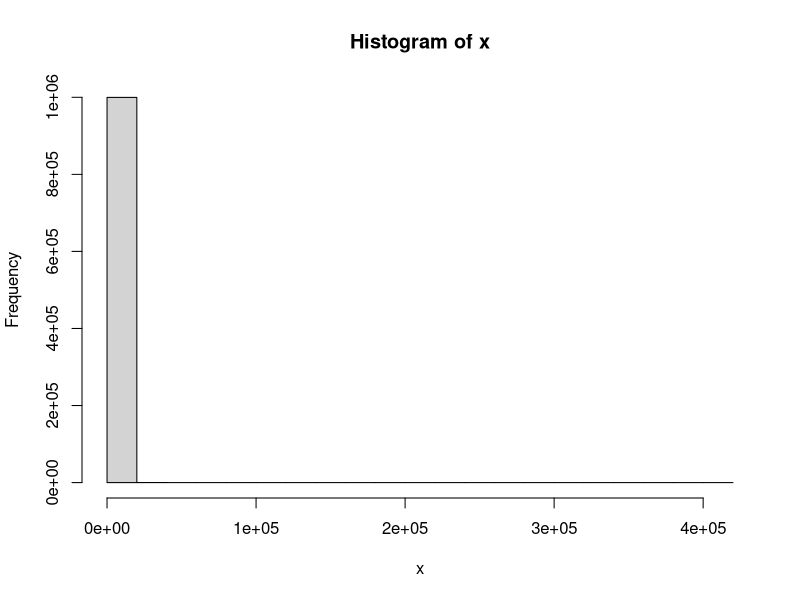
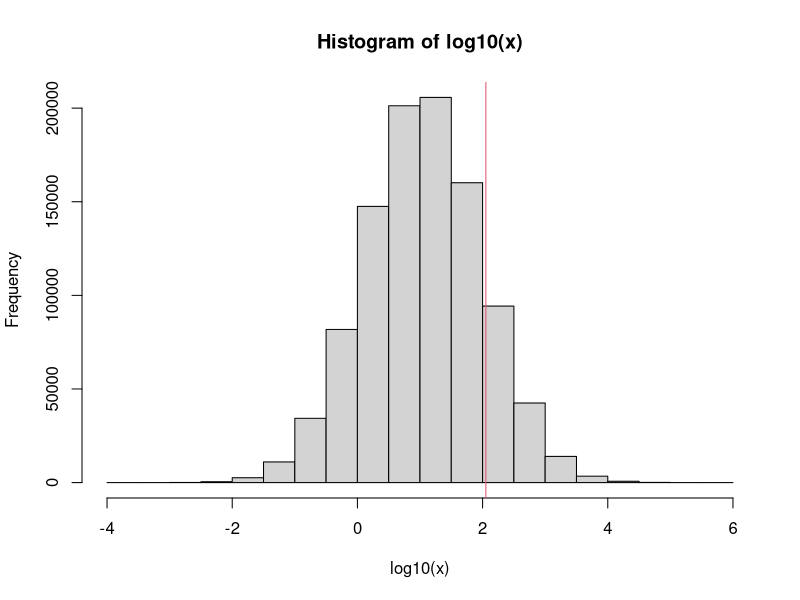
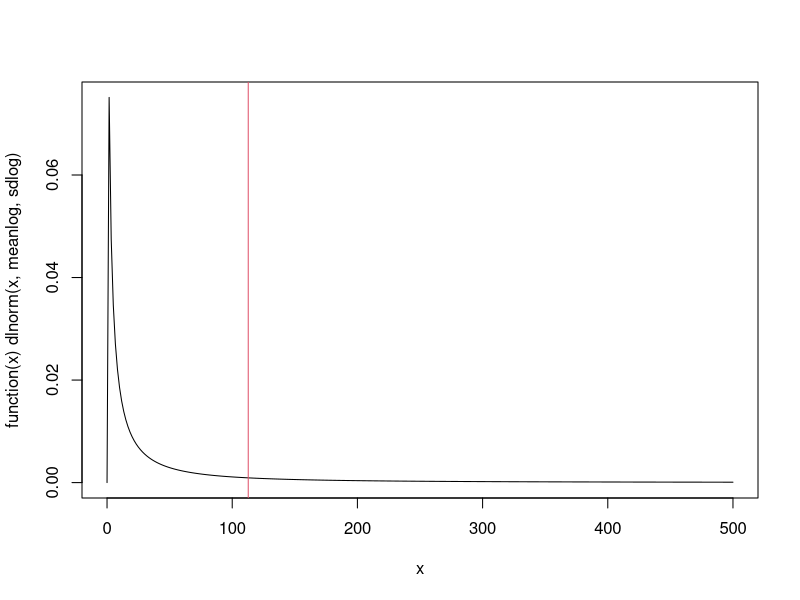
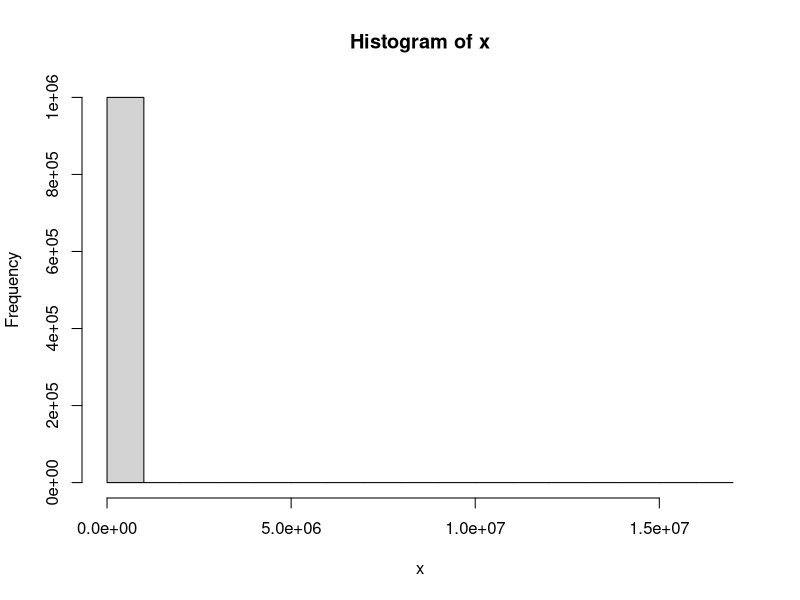
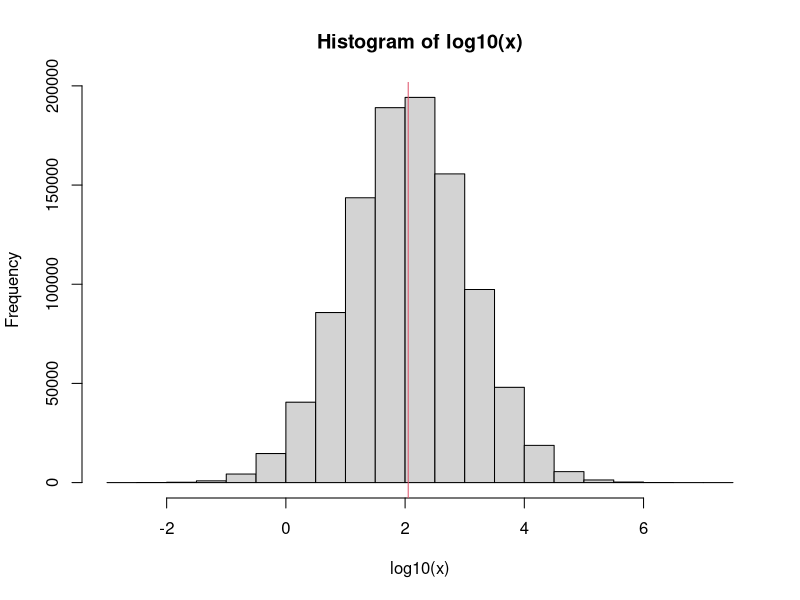
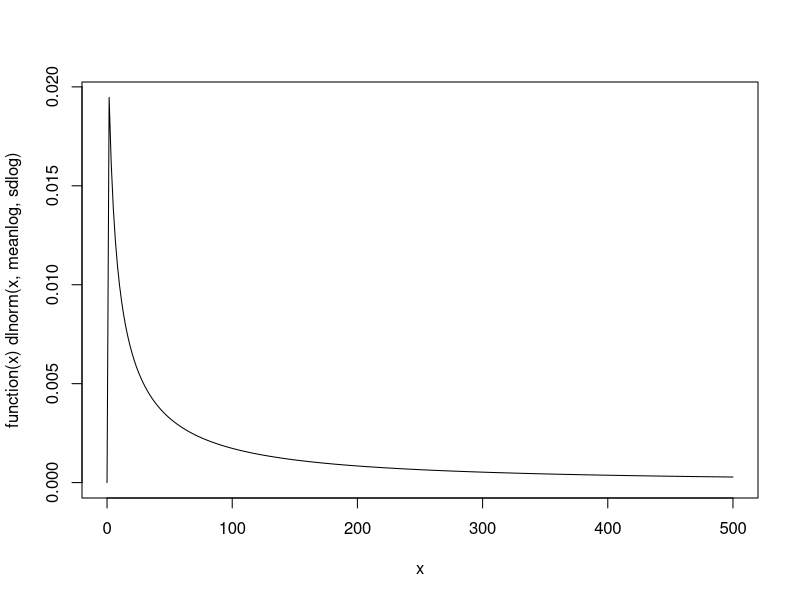

The R source for these figures, in order: (Note: this script raises an error after producing the figures.)
## -------------------------------------------------------
##
## Derive priors for k.e and k.u bases on 
##
## October 18, 2023 -- Andreas Scheidegger
## andreas.scheidegger@eawag.ch
## -------------------------------------------------------

## CHECK:
## - good source of K.OW?
## - what is the base of reported log K.OW?
## - how should we guess the uncertainty?

## Based on:
## Hendriks, A. J., van der Linde, A., Cornelissen, G., & Sijm,
## D. T. H. M. (2001). The power of size. 1. Rate constants and
## equilibrium ratios for accumulation of organic substances related to
## octanol-water partition ratio and species weight. Environmental
## Toxicology and Chemistry, 20(7),
## 1399–1420. https://doi.org/10.1002/etc.5620200703

## -----------
## Constants, from Roman

w <- 2.25e-5        # organsim weight [kg]
kappa <- 0.25       # rate exponent [-]
rho.H2O <- 2.8e-3   # water layer diffusion rate [d kg^-kappa]
rho.CH2 <- 68       # lipid layer diffusion rate [d kg^-kappa]
p.CH2 <- 0.013      # Lipid fraction of organism [-]
gamma.0 <- 200      # Water absorption–excretion coefficient [gf^kappa/d]

## source: http://npic.orst.edu/factsheets/archive/malatech.html
K.OW <- 10^(2.75)   # Octanol–water partition ratio of Malathion [-]

# https://pubchem.ncbi.nlm.nih.gov/compound/Malathion#section=LogP
# https://en.wikipedia.org/wiki/Malathion

## -----------
## Uptake rate k.u. Bases on Eq(5) of Hendriks et al.

k.u <- w^(-kappa) / (rho.H2O + rho.CH2/K.OW + 1/gamma.0)
k.u

## r2 on log scale: 0.39  (Fig 2, left)
##  -> uncertainty about +/- one order of magnitude

## -----------
## Elimination rate k.e. Based on Eq(8) of Hendriks et al.

k.e <- 1/(rho.CH2 * (K.OW - 1) + 1) * w^(-kappa)/(rho.H2O + rho.CH2/K.OW + 1/gamma.0)
k.e

## r2 on log scale: 0.7  (Fig 2, right) ???
## -> uncertainty about +/- one order of magnitude


## ----------
## Define distribution
## We need to have a guess about the uncertainty


## -- Idea I
## Use log normal with a mean of the above computation
## and relative standard deviation of one order of magnitude
## --> give us a extremely skewed distribution

mean <- k.u
sd <- 10*mean

meanlog <- log(mean) - 0.5*log(1 + (sd/mean)^2)
sdlog <- sqrt(log(1 + sd^2/(mean^2)))

x <- rlnorm(1000000, meanlog, sdlog)
mean(x)
sd(x)
hist(x)
hist(log10(x))
abline(v=log10(k.u), col=2)

plot(function(x) dlnorm(x, meanlog, sdlog), xlim=c(0, 500), n=301)
abline(v=k.u, col=2)


## -- Idea II
## Assume k.u is unbiased normal in the log space.
## -> a bit less skewed. median (k.u) = 10^log(mean k.u) 
## -> take this options

meanlog = log10(k.u) / log10(exp(1))
sdlog = log10(10) / log10(exp(1)) # one order of magnitude (10 base)


x <- rlnorm(1000000, meanlog, sdlog)

median(x)
sd(x)
hist(x)
hist(log10(x))
abline(v=log10(k.u), col=2)

plot(function(x) dlnorm(x, meanlog, sdlog), xlim=c(0, 500), n=301)
plot(function(x) dlnorm(x, meanlog, sdlog), xlim=c(0, 500), log="x", n=301)
abline(v=k.u, col=2)



para <- 10^(log10(parameters.P1) + rnorm(2))

xx <- 10^(rnorm(10000, log10(k.u), 1))
par(mfrow=c(2,1))
hist(x)
hist(xx)

qqplot(x, xx)
